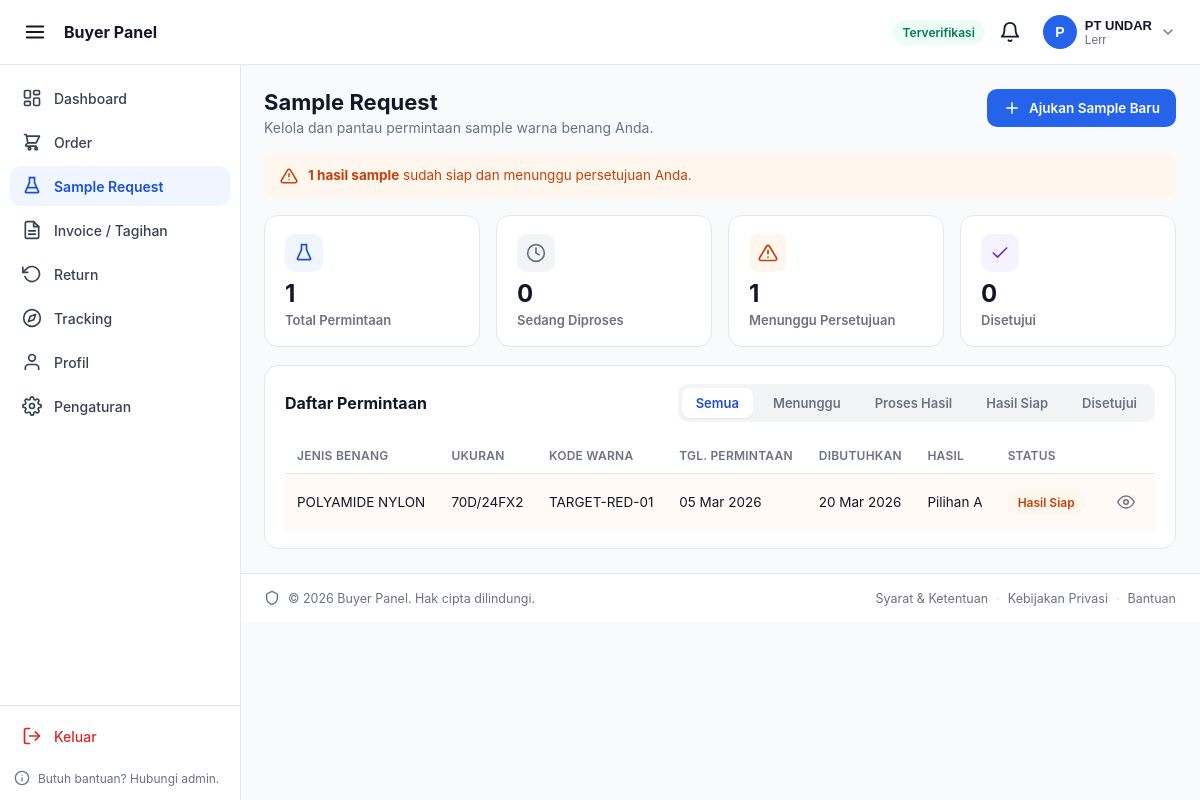
The app's page /buyer_panel/samples.php (signed in) with its own data.
### tables this page shows
CREATE TABLE `buyer_profile` (
  `id_buyer` int(11) NOT NULL,
  `id_user` int(11) NOT NULL,
  `kode_pelanggan` varchar(20) DEFAULT NULL,
  `nama_perusahaan` varchar(150) NOT NULL,
  `nama_pic` varchar(100) NOT NULL,
  `no_whatsapp` varchar(20) NOT NULL,
  `alamat` text NOT NULL,
  `negara` varchar(50) NOT NULL,
  `contact_person` varchar(100) DEFAULT NULL,
  `no_telp` varchar(20) DEFAULT NULL,
  `npwp` varchar(25) DEFAULT NULL,
  `nib` varchar(20) DEFAULT NULL,
  `upload_dokumen` varchar(255) DEFAULT NULL,
  `status_verifikasi` enum('pending','approved','rejected','blocked') NOT NULL DEFAULT 'pending',
  `diverifikasi_oleh` int(11) DEFAULT NULL,
  `tanggal_diblokir` datetime DEFAULT NULL,
  `tenor_hari` int(11) NOT NULL DEFAULT 30
);

CREATE TABLE `sample_results` (
  `id_result` int(11) NOT NULL,
  `id_request` int(11) NOT NULL,
  `kode_warna_hasil` varchar(30) DEFAULT NULL,
  `pilihan` enum('A','B','rejected','pending') NOT NULL DEFAULT 'pending',
  `gambar` varchar(255) DEFAULT NULL,
  `nilai_delta_e` decimal(5,2) DEFAULT NULL,
  `catatan` text DEFAULT NULL,
  `status_approval` enum('pending','approved','rejected','revision_requested') NOT NULL DEFAULT 'pending'
);

CREATE TABLE `sample_requests` (
  `id_request` int(11) NOT NULL,
  `id_buyer` int(11) NOT NULL,
  `jenis_benang` varchar(100) NOT NULL,
  `ukuran_benang` varchar(50) DEFAULT NULL,
  `kode_warna_target` varchar(30) DEFAULT NULL,
  `upload_sampel` varchar(255) DEFAULT NULL,
  `tanggal` date NOT NULL,
  `tanggal_dibutuhkan` date DEFAULT NULL,
  `catatan` text DEFAULT NULL,
  `status` enum('pending','waiting_result','result_ready','approved','rejected','revision') NOT NULL DEFAULT 'pending'
);

### buyer_panel/partials/config.php (called while the page is built, shortened)
<?php
$conn = getDB();
$stmt = $conn->prepare("
    SELECT
        u.id_user,
        u.email,
        u.role,
        bp.id_buyer,
        bp.kode_pelanggan,
        bp.nama_perusahaan,
        bp.nama_pic,
        bp.no_whatsapp,
        bp.status_verifikasi,
        bp.tenor_hari,
        bp.upload_dokumen
    FROM users u
    INNER JOIN buyer_profile bp ON bp.id_user = u.id_user
    WHERE u.id_user = ?
    LIMIT 1
");
$stmt->bind_param('i', $_SESSION['user_id']);
$stmt->execute();
$currentBuyer = $stmt->get_result()->fetch_assoc();

### buyer_panel/samples.php (the view, shortened to what this page needs)
<?php
require_once __DIR__ . '/partials/config.php';
$idBuyer = (int) ($currentBuyer['id_buyer'] ?? 0);
$allowedStatus = ['pending', 'waiting_result', 'result_ready', 'approved', 'rejected', 'revision'];
$filterStatus = strtolower($_GET['status'] ?? '');
if (!in_array($filterStatus, $allowedStatus, true)) {
    $filterStatus = '';
}
$summary = [
    'pending'        => 0,
    'waiting_result' => 0,
    'result_ready'   => 0,
    'approved'       => 0,
    'rejected'       => 0,
    'revision'       => 0,
];
$stmt = $conn->prepare("
    SELECT status, COUNT(*) AS jumlah
    FROM sample_requests
    WHERE id_buyer = ?
    GROUP BY status
");
$stmt->bind_param('i', $idBuyer);
$stmt->execute();
$res = $stmt->get_result();
while ($row = $res->fetch_assoc()) {
    $summary[$row['status']] = (int) $row['jumlah'];
}
$totalSample = array_sum($summary);
$needsAttention = $summary['result_ready'];
$sql = "
    SELECT
        sr.id_request,
        sr.jenis_benang,
        sr.ukuran_benang,
        sr.kode_warna_target,
        sr.tanggal,
        sr.tanggal_dibutuhkan,
        sr.status,
        sres.id_result,
        sres.pilihan,
        sres.status_approval
    FROM sample_requests sr
    LEFT JOIN sample_results sres ON sres.id_request = sr.id_request
    WHERE sr.id_buyer = ?
";
$sql .= " ORDER BY sr.tanggal DESC, sr.id_request DESC ";
$stmt = $conn->prepare($sql);
if ($filterStatus !== '') {
    $stmt->bind_param('is', $idBuyer, $filterStatus);
} else {
    $stmt->bind_param('i', $idBuyer);
}
$stmt->execute();
$res = $stmt->get_result();
$samples = [];
while ($row = $res->fetch_assoc()) {
    $samples[] = $row;
}
$statusLabel = [
    'pending'        => ['label' => 'Menunggu',        'class' => 'badge-pending'],
    'waiting_result' => ['label' => 'Proses Hasil',     'class' => 'badge-info'],
    'result_ready'   => ['label' => 'Hasil Siap',       'class' => 'badge-attention'],
    'approved'       => ['label' => 'Disetujui',        'class' => 'badge-verified'],
    'rejected'       => ['label' => 'Ditolak',          'class' => 'badge-rejected'],
    'revision'       => ['label' => 'Revisi',           'class' => 'badge-pending'],
];
$filterTabs = [
    ''               => 'Semua',
    'pending'        => 'Menunggu',
    'waiting_result' => 'Proses Hasil',
    'result_ready'   => 'Hasil Siap',
    'approved'       => 'Disetujui',
];
?>
<!DOCTYPE html>
<html lang="id">
<head>
</head>
<body>
<?php include __DIR__ . '/partials/_header.php'; ?>
<?php include __DIR__ . '/partials/_sidebar.php'; ?>
<div class="bp-content">
    <main class="bp-smp">
        <div class="bp-smp__heading">
            <div>
                <h1>Sample Request</h1>
                <p>Kelola dan pantau permintaan sample warna benang Anda.</p>
            </div>
            <a href="<?= BUYER_URL ?>/samples-new.php" class="bp-btn-primary">
                <svg viewBox="0 0 24 24" fill="none" stroke="currentColor" stroke-width="2" stroke-linecap="round" stroke-linejoin="round" width="18" height="18">
                    <line x1="12" y1="5" x2="12" y2="19"></line>
                    <line x1="5" y1="12" x2="19" y2="12"></line>
                </svg>
                <span>Ajukan Sample Baru</span>
            </a>
        </div>
        <?php if ($needsAttention > 0): ?>
            <div class="bp-alert bp-alert--attention">
                <span>
                    <strong><?= $needsAttention ?> hasil sample</strong> sudah siap dan menunggu persetujuan Anda.
                </span>
            </div>
        <?php endif; ?>
        <section class="bp-stats-grid">
            <div class="bp-card bp-stat">
                <div class="bp-stat__icon bp-stat__icon--blue">
                    <svg viewBox="0 0 24 24" fill="none" stroke="currentColor" stroke-width="2" stroke-linecap="round" stroke-linejoin="round" width="20" height="20">
                        <path d="M9 2v6L4 19a1 1 0 0 0 1 1h14a1 1 0 0 0 1-1L15 8V2"></path>
                        <line x1="9" y1="2" x2="15" y2="2"></line>
                    </svg>
                </div>
                <div class="bp-stat__value"><?= $totalSample ?></div>
                <div class="bp-stat__label">Total Permintaan</div>
            </div>
            <div class="bp-card bp-stat">
                <div class="bp-stat__icon bp-stat__icon--gray">
                    <svg viewBox="0 0 24 24" fill="none" stroke="currentColor" stroke-width="2" stroke-linecap="round" stroke-linejoin="round" width="20" height="20">
                        <circle cx="12" cy="12" r="10"></circle>
                        <path d="M12 6v6l4 2"></path>
                    </svg>
                </div>
                <div class="bp-stat__value"><?= $summary['pending'] + $summary['waiting_result'] ?></div>
                <div class="bp-stat__label">Sedang Diproses</div>
            </div>
            <div class="bp-card bp-stat">
                <div class="bp-stat__icon bp-stat__icon--orange">
                </div>
                <div class="bp-stat__value"><?= $summary['result_ready'] ?></div>
                <div class="bp-stat__label">Menunggu Persetujuan</div>
            </div>
            <div class="bp-card bp-stat">
                <div class="bp-stat__icon bp-stat__icon--purple">
                    <svg viewBox="0 0 24 24" fill="none" stroke="currentColor" stroke-width="2" stroke-linecap="round" stroke-linejoin="round" width="20" height="20">
                        <polyline points="20 6 9 17 4 12"></polyline>
                    </svg>
                </div>
                <div class="bp-stat__value"><?= $summary['approved'] ?></div>
                <div class="bp-stat__label">Disetujui</div>
            </div>
        </section>
        <section class="bp-card bp-smp-table-card">
            <div class="bp-smp-table-card__header">
                <h2>Daftar Permintaan</h2>
                <div class="bp-filter-tabs">
                    <?php foreach ($filterTabs as $value => $label): ?>
                        <a href="<?= BUYER_URL ?>/samples.php<?= $value !== '' ? '?status=' . $value : '' ?>"
                           class="bp-filter-tab <?= $filterStatus === $value ? 'is-active' : '' ?>">
                            <?= htmlspecialchars($label) ?>
                        </a>
                    <?php endforeach; ?>
                </div>
            </div>
            <?php if (empty($samples)): ?>
                <div class="bp-empty">
                    <svg viewBox="0 0 24 24" fill="none" stroke="currentColor" stroke-width="2" stroke-linecap="round" stroke-linejoin="round" width="40" height="40">
                        <path d="M9 2v6L4 19a1 1 0 0 0 1 1h14a1 1 0 0 0 1-1L15 8V2"></path>
                        <line x1="9" y1="2" x2="15" y2="2"></line>
                    </svg>
                    <p>Belum ada permintaan sample.</p>
                    <a href="<?= BUYER_URL ?>/samples-new.php" class="bp-link">Ajukan sample pertama Anda</a>
                </div>
            <?php else: ?>
                <div class="bp-table-wrap">
                    <table class="bp-table bp-table--clickable">
                        <thead>
                            <tr>
                                <th>Jenis Benang</th>
                                <th>Ukuran</th>
                                <th>Kode Warna</th>
                                <th>Tgl. Permintaan</th>
                                <th>Dibutuhkan</th>
                                <th>Hasil</th>
                                <th>Status</th>
                                <th></th>
                            </tr>
                        </thead>
                        <tbody>
                            <?php foreach ($samples as $s): ?>
                                <?php
                                $st = $statusLabel[$s['status']] ?? ['label' => $s['status'], 'class' => 'badge-pending'];
                                $needsAttn = $s['status'] === 'result_ready';
                                if ($s['id_result']) {
                                    $pilihanLabel = ['A' => 'Pilihan A', 'B' => 'Pilihan B', 'rejected' => 'Ditolak', 'pending' => 'Belum dipilih'][$s['pilihan']] ?? '-';
                                } else {
                                    $pilihanLabel = '-';
                                }
                                ?>
                                <tr class="<?= $needsAttn ? 'bp-row--attention' : '' ?>"
                                    onclick="window.location='<?= BUYER_URL ?>/samples-detail.php?id=<?= urlencode((string) $s['id_request']) ?>'">
                                    <td data-label="Jenis Benang"><?= htmlspecialchars($s['jenis_benang']) ?></td>
                                    <td data-label="Ukuran"><?= htmlspecialchars($s['ukuran_benang'] ?? '-') ?></td>
                                    <td data-label="Kode Warna"><?= htmlspecialchars($s['kode_warna_target'] ?? '-') ?></td>
                                    <td data-label="Tgl. Permintaan"><?= date('d M Y', strtotime($s['tanggal'])) ?></td>
                                    <td data-label="Dibutuhkan">
                                        <?= $s['tanggal_dibutuhkan'] ? date('d M Y', strtotime($s['tanggal_dibutuhkan'])) : '-' ?>
                                    </td>
                                    <td data-label="Hasil"><?= htmlspecialchars($pilihanLabel) ?></td>
                                    <td data-label="Status">
                                        <span class="bp-badge <?= $st['class'] ?>"><?= htmlspecialchars($st['label']) ?></span>
                                    </td>
                                    <td data-label="" class="bp-table__action">
                                        <a href="<?= BUYER_URL ?>/samples-detail.php?id=<?= urlencode((string) $s['id_request']) ?>"
                                           class="bp-icon-link" aria-label="Lihat detail sample" onclick="event.stopPropagation();">
                                            <svg viewBox="0 0 24 24" fill="none" stroke="currentColor" stroke-width="2" stroke-linecap="round" stroke-linejoin="round" width="18" height="18">
                                                <path d="M1 12s4-8 11-8 11 8 11 8-4 8-11 8-11-8-11-8z"></path>
                                                <circle cx="12" cy="12" r="3"></circle>
                                            </svg>
                                        </a>
                                    </td>
                                </tr>
                            <?php endforeach; ?>
                        </tbody>
                    </table>
                </div>
            <?php endif; ?>
        </section>
    </main>
</div>
<?php include __DIR__ . '/partials/_footer.php'; ?>
</body>
</html>

### buyer_panel/partials/_header.php (shortened to what this page needs)
<?php
$namaPerusahaan = $currentBuyer['nama_perusahaan'] ?? 'Buyer';
$namaPic         = $currentBuyer['nama_pic'] ?? '';
$statusVerif     = $currentBuyer['status_verifikasi'] ?? 'pending';
$inisial = mb_strtoupper(mb_substr($namaPerusahaan, 0, 1));
$statusBadge = [
    'approved' => ['label' => 'Terverifikasi', 'class' => 'badge-verified'],
    'pending'  => ['label' => 'Menunggu Verifikasi', 'class' => 'badge-pending'],
    'rejected' => ['label' => 'Ditolak', 'class' => 'badge-rejected'],
    'blocked'  => ['label' => 'Diblokir', 'class' => 'badge-rejected'],
][$statusVerif] ?? ['label' => 'Menunggu Verifikasi', 'class' => 'badge-pending'];
?>
<header class="bp-header" id="bpHeader">
    <div class="bp-header__left">
        <button type="button" class="bp-icon-btn bp-header__menu-btn" id="bpSidebarToggle" aria-label="Buka/tutup menu" aria-controls="bpSidebar" aria-expanded="false">
            <svg viewBox="0 0 24 24" fill="none" stroke="currentColor" stroke-width="2" stroke-linecap="round" stroke-linejoin="round" width="22" height="22">
                <line x1="3" y1="6" x2="21" y2="6"></line>
                <line x1="3" y1="12" x2="21" y2="12"></line>
                <line x1="3" y1="18" x2="21" y2="18"></line>
            </svg>
        </button>
        <a href="<?= BUYER_URL ?>/dashboard.php" class="bp-header__brand">
            <span class="bp-header__brand-text">Buyer Panel</span>
        </a>
    </div>
    <div class="bp-header__right">
        <span class="bp-badge <?= $statusBadge['class'] ?> bp-header__badge-desktop">
            <?= htmlspecialchars($statusBadge['label']) ?>
        </span>
        <div class="bp-header__notif">
            <button type="button" class="bp-icon-btn" id="bpNotifBtn" aria-label="Notifikasi" aria-haspopup="true" aria-expanded="false">
                <svg viewBox="0 0 24 24" fill="none" stroke="currentColor" stroke-width="2" stroke-linecap="round" stroke-linejoin="round" width="22" height="22">
                    <path d="M18 8a6 6 0 0 0-12 0c0 7-3 9-3 9h18s-3-2-3-9"></path>
                    <path d="M13.73 21a2 2 0 0 1-3.46 0"></path>
                </svg>
            </button>
        </div>
        <div class="bp-header__profile">
            <button type="button" class="bp-header__profile-btn" id="bpProfileBtn" aria-haspopup="true" aria-expanded="false">
                <span class="bp-avatar"><?= htmlspecialchars($inisial) ?></span>
                <span class="bp-header__profile-info">
                    <span class="bp-header__profile-name"><?= htmlspecialchars($namaPerusahaan) ?></span>
                    <span class="bp-header__profile-pic"><?= htmlspecialchars($namaPic) ?></span>
                </span>
                <svg class="bp-header__chevron" viewBox="0 0 24 24" fill="none" stroke="currentColor" stroke-width="2" stroke-linecap="round" stroke-linejoin="round" width="16" height="16">
                    <polyline points="6 9 12 15 18 9"></polyline>
                </svg>
            </button>
        </div>
    </div>
</header>

### records on screen
buyer_profile: status_verifikasi "Terverifikasi", nama_perusahaan "P", nama_perusahaan "PT UNDAR", nama_pic "Lerr"
sample_results: id_request.jenis_benang "POLYAMIDE NYLON", id_request.ukuran_benang "70D/24FX2", id_request.kode_warna_target "TARGET-RED-01", id_request.tanggal "05 Mar 2026", id_request.tanggal_dibutuhkan "20 Mar 2026", pilihan "Pilihan A", id_request.status "Hasil Siap"

### other values on screen
$item['label'] "Dashboard"
$item['label'] "Order"
$item['label'] "Sample Request"
$item['label'] "Invoice / Tagihan"
$item['label'] "Return"
$item['label'] "Tracking"
$item['label'] "Profil"
$item['label'] "Pengaturan"
$needsAttention "1"
$totalSample "1"
$summary['pending'] + $summary['waiting_result'] "0"
$summary['result_ready'] "1"
$summary['approved'] "0"
$label "Semua"
$label "Menunggu"
